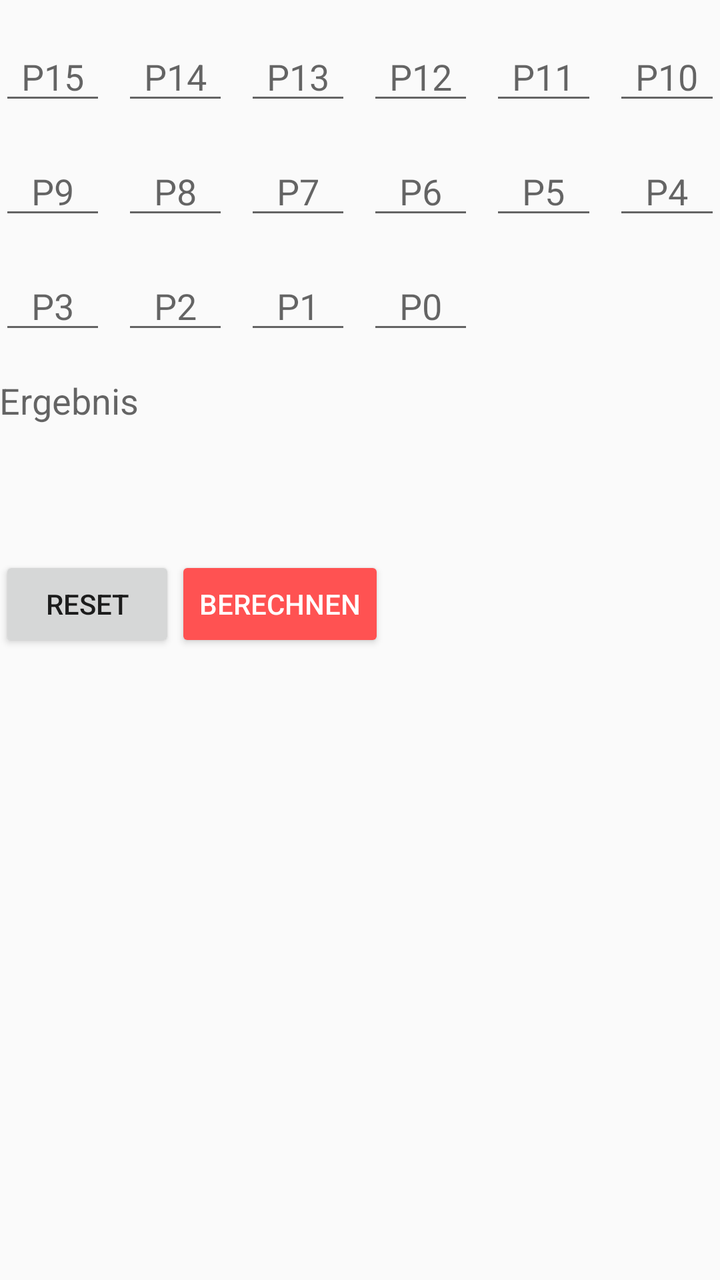
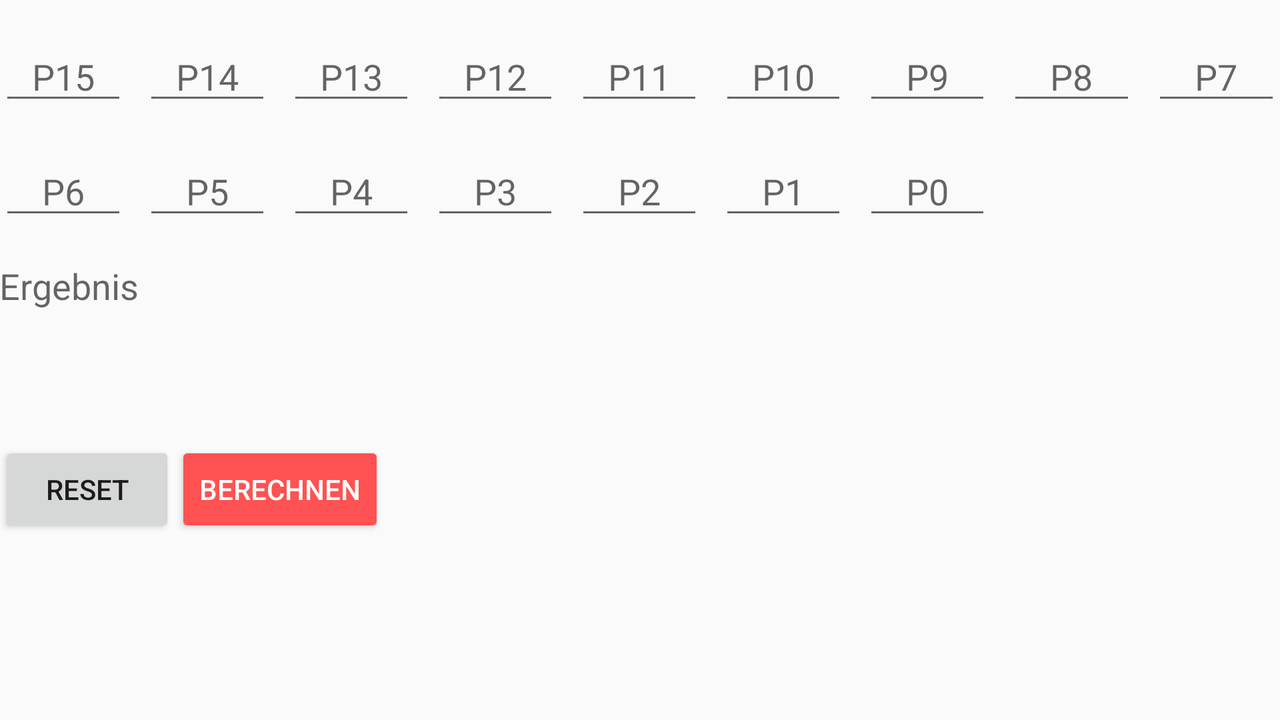

Compare how this app lays out the same screen by default and in its alternative resource folder. The renders come first, then the two layout files and the values they reference.
<!-- AndroidManifest.xml: application theme AppTheme -->
<!-- res/layout/edit_punkte.xml -->
<?xml version="1.0" encoding="utf-8"?>
<ScrollView xmlns:android="http://schemas.android.com/apk/res/android"
    xmlns:tools="http://schemas.android.com/tools"
    android:id="@+id/content"
    android:layout_width="match_parent"
    android:layout_height="match_parent">

    <LinearLayout xmlns:android="http://schemas.android.com/apk/res/android"
        android:layout_width="match_parent"
        android:layout_height="wrap_content"
        android:orientation="vertical"
        android:padding="@dimen/activity_vertical_margin">

        <LinearLayout xmlns:android="http://schemas.android.com/apk/res/android"
            android:id="@+id/row1P"
            android:layout_width="match_parent"
            android:layout_height="wrap_content"
            android:layout_marginTop="16dp"
            android:orientation="horizontal">

            <EditText
                android:id="@+id/editP15"
                android:layout_width="0dp"
                android:layout_height="wrap_content"
                android:layout_weight="1"
                android:ems="3"
                android:hint="@string/p15"
                android:inputType="number"
                android:maxLines="1"
                android:selectAllOnFocus="true"
                android:textAlignment="center" />

            <EditText
                android:id="@+id/editP14"
                android:layout_width="0dp"
                android:layout_height="wrap_content"
                android:layout_marginLeft="8dp"
                android:layout_weight="1"
                android:ems="3"
                android:hint="@string/p14"
                android:inputType="number"
                android:maxLines="1"
                android:selectAllOnFocus="true"
                android:textAlignment="center"
                tools:ignore="RtlHardcoded" />

            <EditText
                android:id="@+id/editP13"
                android:layout_width="0dp"
                android:layout_height="wrap_content"
                android:layout_marginLeft="8dp"
                android:layout_weight="1"
                android:ems="3"
                android:hint="@string/p13"
                android:inputType="number"
                android:maxLines="1"
                android:selectAllOnFocus="true"
                android:textAlignment="center"
                tools:ignore="RtlHardcoded" />

            <EditText
                android:id="@+id/editP12"
                android:layout_width="0dp"
                android:layout_height="wrap_content"
                android:layout_marginLeft="8dp"
                android:layout_weight="1"
                android:ems="3"
                android:hint="@string/p12"
                android:inputType="number"
                android:maxLines="1"
                android:selectAllOnFocus="true"
                android:textAlignment="center"
                tools:ignore="RtlHardcoded" />

            <EditText
                android:id="@+id/editP11"
                android:layout_width="0dp"
                android:layout_height="wrap_content"
                android:layout_marginLeft="8dp"
                android:layout_weight="1"
                android:ems="3"
                android:hint="@string/p11"
                android:inputType="number"
                android:maxLines="1"
                android:selectAllOnFocus="true"
                android:textAlignment="center"
                tools:ignore="RtlHardcoded" />

            <EditText
                android:id="@+id/editP10"
                android:layout_width="0dp"
                android:layout_height="wrap_content"
                android:layout_marginLeft="8dp"
                android:layout_weight="1"
                android:ems="3"
                android:hint="@string/p10"
                android:inputType="number"
                android:maxLines="1"
                android:selectAllOnFocus="true"
                android:textAlignment="center"
                tools:ignore="RtlHardcoded" />
        </LinearLayout>

        <LinearLayout xmlns:android="http://schemas.android.com/apk/res/android"
            android:id="@+id/row2P"
            android:layout_width="match_parent"
            android:layout_height="wrap_content"
            android:layout_marginTop="16dp"
            android:orientation="horizontal">

            <EditText
                android:id="@+id/editP9"
                android:layout_width="0dp"
                android:layout_height="wrap_content"
                android:layout_weight="1"
                android:ems="3"
                android:hint="@string/p9"
                android:inputType="number"
                android:maxLines="1"
                android:selectAllOnFocus="true"
                android:textAlignment="center"
                tools:ignore="RtlHardcoded" />

            <EditText
                android:id="@+id/editP8"
                android:layout_width="0dp"
                android:layout_height="wrap_content"
                android:layout_marginLeft="8dp"
                android:layout_weight="1"
                android:ems="3"
                android:hint="@string/p8"
                android:inputType="number"
                android:maxLines="1"
                android:selectAllOnFocus="true"
                android:textAlignment="center"
                tools:ignore="RtlHardcoded" />

            <EditText
                android:id="@+id/editP7"
                android:layout_width="0dp"
                android:layout_height="wrap_content"
                android:layout_marginLeft="8dp"
                android:layout_weight="1"
                android:ems="3"
                android:hint="@string/p7"
                android:inputType="number"
                android:maxLines="1"
                android:selectAllOnFocus="true"
                android:textAlignment="center"
                tools:ignore="RtlHardcoded" />

            <EditText
                android:id="@+id/editP6"
                android:layout_width="0dp"
                android:layout_height="wrap_content"
                android:layout_marginLeft="8dp"
                android:layout_weight="1"
                android:ems="3"
                android:hint="@string/p6"
                android:inputType="number"
                android:maxLines="1"
                android:selectAllOnFocus="true"
                android:textAlignment="center"
                tools:ignore="RtlHardcoded" />

            <EditText
                android:id="@+id/editP5"
                android:layout_width="0dp"
                android:layout_height="wrap_content"
                android:layout_marginLeft="8dp"
                android:layout_weight="1"
                android:ems="3"
                android:hint="@string/p5"
                android:inputType="number"
                android:maxLines="1"
                android:selectAllOnFocus="true"
                android:textAlignment="center"
                tools:ignore="RtlHardcoded" />

            <EditText
                android:id="@+id/editP4"
                android:layout_width="0dp"
                android:layout_height="wrap_content"
                android:layout_marginLeft="8dp"
                android:layout_weight="1"
                android:ems="3"
                android:hint="@string/p4"
                android:inputType="number"
                android:maxLines="1"
                android:selectAllOnFocus="true"
                android:textAlignment="center"
                tools:ignore="RtlHardcoded" />
        </LinearLayout>

        <LinearLayout xmlns:android="http://schemas.android.com/apk/res/android"
            android:id="@+id/row3P"
            android:layout_width="match_parent"
            android:layout_height="wrap_content"
            android:layout_marginTop="16dp"
            android:orientation="horizontal">

            <EditText
                android:id="@+id/editP3"
                android:layout_width="0dp"
                android:layout_height="wrap_content"
                android:layout_weight="1"
                android:ems="3"
                android:hint="@string/p3"
                android:inputType="number"
                android:maxLines="1"
                android:selectAllOnFocus="true"
                android:textAlignment="center"
                tools:ignore="RtlHardcoded" />

            <EditText
                android:id="@+id/editP2"
                android:layout_width="0dp"
                android:layout_height="wrap_content"
                android:layout_marginLeft="8dp"
                android:layout_weight="1"
                android:ems="3"
                android:hint="@string/p2"
                android:inputType="number"
                android:maxLines="1"
                android:selectAllOnFocus="true"
                android:textAlignment="center"
                tools:ignore="RtlHardcoded" />

            <EditText
                android:id="@+id/editP1"
                android:layout_width="0dp"
                android:layout_height="wrap_content"
                android:layout_marginLeft="8dp"
                android:layout_weight="1"
                android:ems="3"
                android:hint="@string/p1"
                android:inputType="number"
                android:maxLines="1"
                android:selectAllOnFocus="true"
                android:textAlignment="center"
                tools:ignore="RtlHardcoded" />

            <EditText
                android:id="@+id/editP0"
                android:layout_width="0dp"
                android:layout_height="wrap_content"
                android:layout_marginLeft="8dp"
                android:layout_weight="1"
                android:ems="3"
                android:hint="@string/p0"
                android:inputType="number"
                android:maxLines="1"
                android:selectAllOnFocus="true"
                android:textAlignment="center"
                tools:ignore="RtlHardcoded" />

            <TextView
                android:layout_width="0dp"
                android:layout_height="wrap_content"
                android:layout_marginLeft="8dp"
                android:layout_weight="1"
                android:text=""
                tools:ignore="RtlHardcoded" />

            <TextView
                android:layout_width="0dp"
                android:layout_height="wrap_content"
                android:layout_marginLeft="8dp"
                android:layout_weight="1"
                android:text=""
                tools:ignore="RtlHardcoded" />
        </LinearLayout>

        <TextView
            android:id="@+id/textErgebnisPunkte"
            android:layout_width="match_parent"
            android:layout_height="wrap_content"
            android:minHeight="90dp"
            android:layout_marginTop="16dp"
            android:hint="@string/ergebnis"
            android:text=""
            android:textSize="18sp" />

        <RelativeLayout
            android:layout_width="match_parent"
            android:layout_height="wrap_content" >

            <Button
                android:id="@+id/btnResetPunkte"
                style="@style/Widget.AppCompat.Button"
                android:layout_width="wrap_content"
                android:layout_height="wrap_content"
                android:onClick="resetPunkte"
                android:text="@string/reset" />

            <Button
                android:id="@+id/btnBerechnenPunkte"
                style="@style/Widget.AppCompat.Button.Colored"
                android:layout_width="wrap_content"
                android:layout_height="wrap_content"
                android:onClick="berechnePunkte"
                android:text="@string/berechnen"
                android:layout_alignParentTop="true"
                android:layout_toRightOf="@+id/btnResetPunkte"
                android:layout_toEndOf="@+id/btnResetPunkte" />
        </RelativeLayout>
    </LinearLayout>
</ScrollView>
<!-- resources referenced by this layout -->
<resources>
  <string name="berechnen">BERECHNEN</string>
  <string name="ergebnis">Ergebnis</string>
  <string name="p0">P0</string>
  <string name="p1">P1</string>
  <string name="p10">P10</string>
  <string name="p11">P11</string>
  <string name="p12">P12</string>
  <string name="p13">P13</string>
  <string name="p14">P14</string>
  <string name="p15">P15</string>
  <string name="p2">P2</string>
  <string name="p3">P3</string>
  <string name="p4">P4</string>
  <string name="p5">P5</string>
  <string name="p6">P6</string>
  <string name="p7">P7</string>
  <string name="p8">P8</string>
  <string name="p9">P9</string>
  <string name="reset">RESET</string>
  <style name="AppTheme" parent="Theme.AppCompat.Light.DarkActionBar">
          
          <item name="colorPrimary">@color/colorPrimary</item>
          <item name="colorPrimaryDark">@color/colorPrimaryDark</item>
          <item name="colorAccent">@color/colorAccent</item>
      </style>
  <color name="colorPrimary">#607d8b</color>
  <color name="colorPrimaryDark">#455A64</color>
  <color name="colorAccent">#FF5252</color>
</resources>
<!-- res/layout-land/edit_punkte.xml (the author's variant of the layout above) -->
<!-- drawn on the phone turned sideways -->
<?xml version="1.0" encoding="utf-8"?>
<ScrollView xmlns:android="http://schemas.android.com/apk/res/android"
    xmlns:tools="http://schemas.android.com/tools"
    android:id="@+id/content"
    android:layout_width="match_parent"
    android:layout_height="match_parent">

    <LinearLayout xmlns:android="http://schemas.android.com/apk/res/android"
        xmlns:app="http://schemas.android.com/apk/res-auto"
        android:layout_width="match_parent"
        android:layout_height="wrap_content"
        android:orientation="vertical"
        android:padding="@dimen/activity_vertical_margin">

        <LinearLayout xmlns:android="http://schemas.android.com/apk/res/android"
            android:id="@+id/row1P"
            android:layout_width="match_parent"
            android:layout_height="wrap_content"
            android:layout_marginTop="16dp"
            android:orientation="horizontal">

            <EditText
                android:id="@+id/editP15"
                android:layout_width="0dp"
                android:layout_height="wrap_content"
                android:layout_weight="1"
                android:ems="3"
                android:hint="@string/p15"
                android:inputType="number"
                android:maxLines="1"
                android:selectAllOnFocus="true"
                android:textAlignment="center"
                tools:ignore="RtlHardcoded" />

            <EditText
                android:id="@+id/editP14"
                android:layout_width="0dp"
                android:layout_height="wrap_content"
                android:layout_marginLeft="8dp"
                android:layout_weight="1"
                android:ems="3"
                android:hint="@string/p14"
                android:inputType="number"
                android:maxLines="1"
                android:selectAllOnFocus="true"
                android:textAlignment="center"
                tools:ignore="RtlHardcoded" />

            <EditText
                android:id="@+id/editP13"
                android:layout_width="0dp"
                android:layout_height="wrap_content"
                android:layout_marginLeft="8dp"
                android:layout_weight="1"
                android:ems="3"
                android:hint="@string/p13"
                android:inputType="number"
                android:maxLines="1"
                android:selectAllOnFocus="true"
                android:textAlignment="center"
                tools:ignore="RtlHardcoded" />

            <EditText
                android:id="@+id/editP12"
                android:layout_width="0dp"
                android:layout_height="wrap_content"
                android:layout_marginLeft="8dp"
                android:layout_weight="1"
                android:ems="3"
                android:hint="@string/p12"
                android:inputType="number"
                android:maxLines="1"
                android:selectAllOnFocus="true"
                android:textAlignment="center"
                tools:ignore="RtlHardcoded" />

            <EditText
                android:id="@+id/editP11"
                android:layout_width="0dp"
                android:layout_height="wrap_content"
                android:layout_marginLeft="8dp"
                android:layout_weight="1"
                android:ems="3"
                android:hint="@string/p11"
                android:inputType="number"
                android:maxLines="1"
                android:selectAllOnFocus="true"
                android:textAlignment="center"
                tools:ignore="RtlHardcoded" />

            <EditText
                android:id="@+id/editP10"
                android:layout_width="0dp"
                android:layout_height="wrap_content"
                android:layout_marginLeft="8dp"
                android:layout_weight="1"
                android:ems="3"
                android:hint="@string/p10"
                android:inputType="number"
                android:maxLines="1"
                android:selectAllOnFocus="true"
                android:textAlignment="center"
                tools:ignore="RtlHardcoded" />

            <EditText
                android:id="@+id/editP9"
                android:layout_width="0dp"
                android:layout_height="wrap_content"
                android:layout_marginLeft="8dp"
                android:layout_weight="1"
                android:ems="3"
                android:hint="@string/p9"
                android:inputType="number"
                android:maxLines="1"
                android:selectAllOnFocus="true"
                android:textAlignment="center"
                tools:ignore="RtlHardcoded" />

            <EditText
                android:id="@+id/editP8"
                android:layout_width="0dp"
                android:layout_height="wrap_content"
                android:layout_marginLeft="8dp"
                android:layout_weight="1"
                android:ems="3"
                android:hint="@string/p8"
                android:inputType="number"
                android:maxLines="1"
                android:selectAllOnFocus="true"
                android:textAlignment="center"
                tools:ignore="RtlHardcoded" />

            <EditText
                android:id="@+id/editP7"
                android:layout_width="0dp"
                android:layout_height="wrap_content"
                android:layout_marginLeft="8dp"
                android:layout_weight="1"
                android:ems="3"
                android:hint="@string/p7"
                android:inputType="number"
                android:maxLines="1"
                android:selectAllOnFocus="true"
                android:textAlignment="center"
                tools:ignore="RtlHardcoded" />
        </LinearLayout>

        <LinearLayout xmlns:android="http://schemas.android.com/apk/res/android"
            android:id="@+id/row2P"
            android:layout_width="match_parent"
            android:layout_height="wrap_content"
            android:layout_marginTop="16dp"
            android:orientation="horizontal">

            <EditText
                android:id="@+id/editP6"
                android:layout_width="0dp"
                android:layout_height="wrap_content"
                android:layout_weight="1"
                android:ems="3"
                android:hint="@string/p6"
                android:inputType="number"
                android:maxLines="1"
                android:selectAllOnFocus="true"
                android:textAlignment="center"
                tools:ignore="RtlHardcoded" />

            <EditText
                android:id="@+id/editP5"
                android:layout_width="0dp"
                android:layout_height="wrap_content"
                android:layout_marginLeft="8dp"
                android:layout_weight="1"
                android:ems="3"
                android:hint="@string/p5"
                android:inputType="number"
                android:maxLines="1"
                android:selectAllOnFocus="true"
                android:textAlignment="center"
                tools:ignore="RtlHardcoded" />

            <EditText
                android:id="@+id/editP4"
                android:layout_width="0dp"
                android:layout_height="wrap_content"
                android:layout_marginLeft="8dp"
                android:layout_weight="1"
                android:ems="3"
                android:hint="@string/p4"
                android:inputType="number"
                android:maxLines="1"
                android:selectAllOnFocus="true"
                android:textAlignment="center"
                tools:ignore="RtlHardcoded" />

            <EditText
                android:id="@+id/editP3"
                android:layout_width="0dp"
                android:layout_height="wrap_content"
                android:layout_marginLeft="8dp"
                android:layout_weight="1"
                android:ems="3"
                android:hint="@string/p3"
                android:inputType="number"
                android:maxLines="1"
                android:selectAllOnFocus="true"
                android:textAlignment="center"
                tools:ignore="RtlHardcoded" />

            <EditText
                android:id="@+id/editP2"
                android:layout_width="0dp"
                android:layout_height="wrap_content"
                android:layout_marginLeft="8dp"
                android:layout_weight="1"
                android:ems="3"
                android:hint="@string/p2"
                android:inputType="number"
                android:maxLines="1"
                android:selectAllOnFocus="true"
                android:textAlignment="center"
                tools:ignore="RtlHardcoded" />

            <EditText
                android:id="@+id/editP1"
                android:layout_width="0dp"
                android:layout_height="wrap_content"
                android:layout_marginLeft="8dp"
                android:layout_weight="1"
                android:ems="3"
                android:hint="@string/p1"
                android:inputType="number"
                android:maxLines="1"
                android:selectAllOnFocus="true"
                android:textAlignment="center"
                tools:ignore="RtlHardcoded" />

            <EditText
                android:id="@+id/editP0"
                android:layout_width="0dp"
                android:layout_height="wrap_content"
                android:layout_marginLeft="8dp"
                android:layout_weight="1"
                android:ems="3"
                android:hint="@string/p0"
                android:inputType="number"
                android:maxLines="1"
                android:selectAllOnFocus="true"
                android:textAlignment="center"
                tools:ignore="RtlHardcoded" />

            <TextView
                android:layout_width="0dp"
                android:layout_height="wrap_content"
                android:layout_marginLeft="8dp"
                android:layout_weight="1"
                android:text=""
                tools:ignore="RtlHardcoded" />

            <TextView
                android:layout_width="0dp"
                android:layout_height="wrap_content"
                android:layout_marginLeft="8dp"
                android:layout_weight="1"
                android:text=""
                tools:ignore="RtlHardcoded" />
        </LinearLayout>

        <TextView
            android:id="@+id/textErgebnisPunkte"
            android:layout_width="match_parent"
            android:layout_height="wrap_content"
            android:minHeight="90dp"
            android:layout_marginTop="16dp"
            android:hint="@string/ergebnis"
            android:text=""
            android:textSize="18sp" />

        <RelativeLayout
            android:layout_width="match_parent"
            android:layout_height="wrap_content" >

            <Button
                android:id="@+id/btnBerechnePunkte"
                style="@style/Widget.AppCompat.Button.Colored"
                android:layout_width="wrap_content"
                android:layout_height="wrap_content"
                android:text="@string/berechnen"
                android:layout_alignParentTop="true"
                android:layout_toRightOf="@+id/btnResetPunkte"
                android:layout_toEndOf="@+id/btnResetPunkte" />

            <Button
                android:id="@+id/btnResetPunkte"
                style="@style/Widget.AppCompat.Button"
                android:layout_width="wrap_content"
                android:layout_height="wrap_content"
                android:text="@string/reset"
                android:layout_alignParentTop="true"
                android:layout_alignParentLeft="true"
                android:layout_alignParentStart="true" />
        </RelativeLayout>

    </LinearLayout>

</ScrollView>
